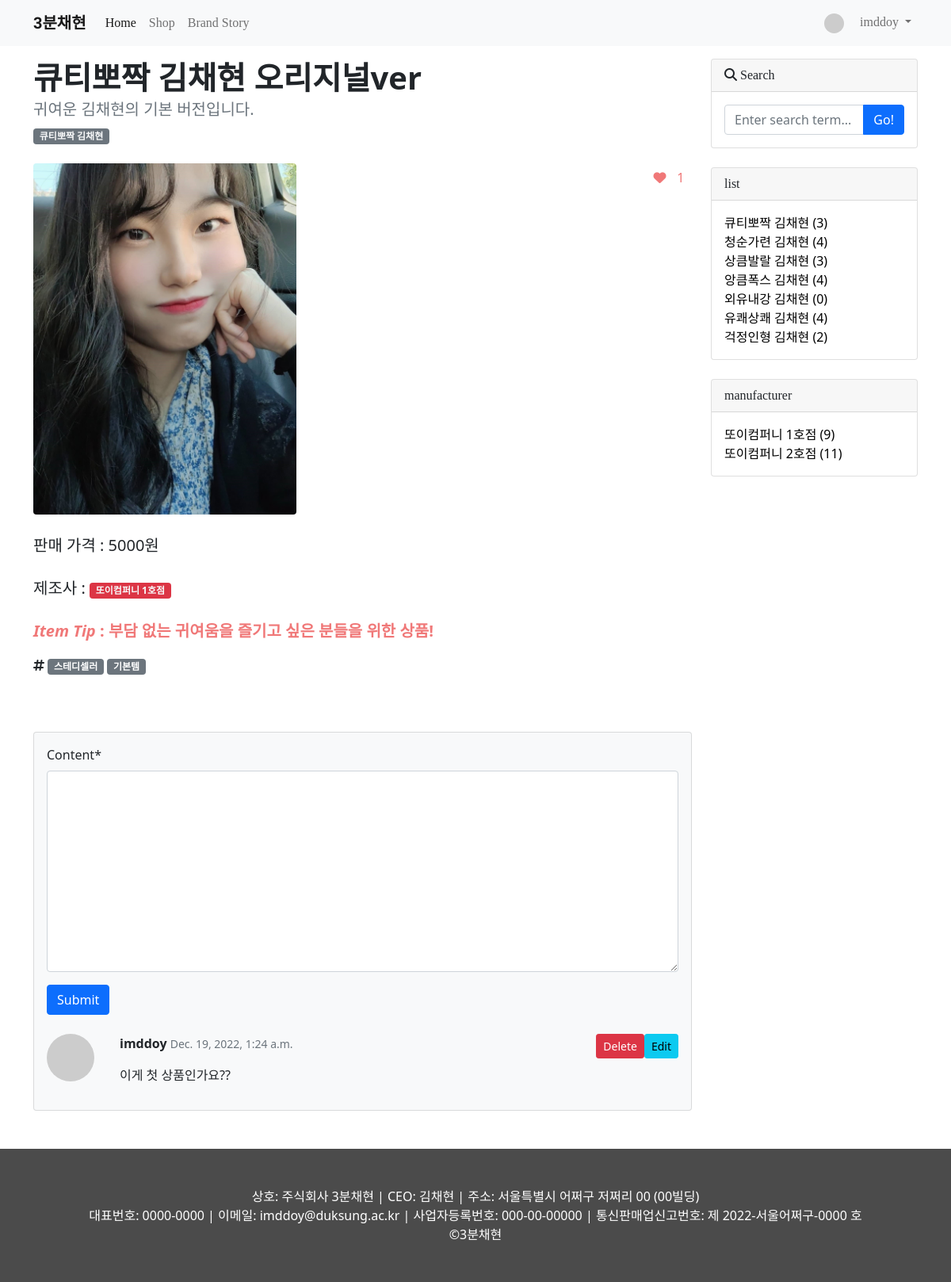
Screenshot of /shop/1/ (signed in) with the database file from the repository.
### shop/models.py (models this page shows, shortened)
class Item(models.Model):
    title = models.CharField(max_length=30)
    hook_text = models.CharField(max_length=100,blank=True)
    content = MarkdownxField()
    image = models.ImageField(upload_to='shop/images/%Y/%m/%d/')
    price = models.IntegerField()
    tip = models.CharField(max_length=100, blank=True)
    created_at = models.DateTimeField(auto_now_add=True) #시간을 한국으로 설정하기 위해서는 settings.py 가서 TIME_ZONE ='Asia/Seoul'로 변경
    updated_at = models.DateTimeField(auto_now=True) #auto_now_add=True auto_now=True admin에서 입력 필드 사라짐
    author = models.ForeignKey(User, null=True, on_delete=models.SET_NULL) #다대일 관계 정의 #user사라지면 None 되는 구조
    company = models.ForeignKey(Company, null=True, blank=True, on_delete=models.SET_NULL) #유효성 검사시 공간 허용
    category = models.ForeignKey(Category, null=True, blank=True, on_delete=models.SET_NULL) #유효성 검사시 공간 허용
    tags = models.ManyToManyField(Tag, blank=True)
    like_users = models.ManyToManyField(settings.AUTH_USER_MODEL, related_name="like_posts", blank=True)
    def get_absolute_url(self): #개별 레코드 고유 url정의
        return f'/shop/{self.pk}/'
    def get_content_markdown(self):
        return markdown(self.content)

class Category(models.Model):
    name = models.CharField(max_length=50, unique=True) #유일한값 가져야 함
    slug = models.SlugField(max_length=200,unique=True, allow_unicode=True) #읽을 수 있는 text로 url #한글 사용 가능
    def __str__(self):
        return self.name
    def get_absolute_url(self):
        return f'/shop/category/{self.slug}/'
    class Meta: #복수형 지정
        verbose_name_plural='Categories'

class Company(models.Model):
    name = models.CharField(max_length=50, unique=True) #유일한값 가져야 함
    location = models.CharField(max_length=50)
    contact = models.CharField(max_length=12)
    slug = models.SlugField(max_length=200,unique=True, allow_unicode=True) #읽을 수 있는 text로 url #한글 사용 가능
    content = models.CharField(max_length=100, blank=True)
    def __str__(self):
        return self.name
    def get_absolute_url(self):
        return f'/shop/company/{self.slug}/'
    class Meta: #복수형 지정
        verbose_name_plural='Companies'

class Tag(models.Model):
    name = models.CharField(max_length=50, unique=True)
    slug = models.SlugField(max_length=200, unique=True, allow_unicode=True)
    def __str__(self):
        return self.name
    def get_absolute_url(self):
        return f'/shop/tag/{self.slug}/'

class Comment(models.Model):
    item = models.ForeignKey(Item, on_delete=models.CASCADE)
    author = models.ForeignKey(User, on_delete=models.CASCADE)
    content = models.TextField()
    created_at = models.DateTimeField(auto_now_add=True)
    modified_at = models.DateTimeField(auto_now=True)
    def __str__(self):
        return f'{self.author} : {self.content}'
    def get_avatar_url(self):
        if self.author.socialaccount_set.exists():
            return self.author.socialaccount_set.first().get_avatar_url()
        else:
            return 'https://dummyimage.com/50x50/ced4da/6c757d.jpg'

### shop/views.py (the view)
# urls.py: path("<int:pk>/",views.ItemDetail.as_view()),
class ItemDetail(DetailView):
    model = Item
    def get_context_data(self, **kwargs):
        context = super(ItemDetail, self).get_context_data() #오버라이딩 후 추가요소 context 딕셔너리에 담아 템플릿에 보낼 수 있음
        context['categories']=Category.objects.all()
        context['companies'] = Company.objects.all()
        context['no_category_item_count'] = Item.objects.filter(category=None).count
        context['comment_form'] = CommentForm
        return context

### shop/templates/shop/item_detail.html (shortened to what this page needs)
{% extends 'shop/base.html' %}
{% load crispy_forms_tags %}
{% block main_area %}
        <div id="post-area">
            <header class="mb-4">
                <h1 class="fw-bolder mb-1">{{item.title | lower}}</h1>
                {% if item.hook_text %}
                <h5 class="text-muted">{{item.hook_text}}</h5>
                {% endif %}
                <a class="badge bg-secondary text-decoration-none link-light"
                   href="{{item.category.get_absolute_url}}">
                    {{item.category}}
                </a>
            </header>
            {% if user.is_authenticated %}
            <a href="{% url 'like_post' item.id %}" style="float:right; color: salmon; text-decoration: none;">
                    {% if user in item.like_users.all %}
                    <i class="fas fa-heart" style="color: #F07878; margin: 0.6em;"></i>
                    {% else %}
                    <i class="far fa-heart" style="color: #F07878; margin: 0.6em;"></i>
                    {% endif %}
                    <span style="color: #F07878; margin: 0.6em; margin-left: 0;">{{item.like_users.count}}</span>
            </a>
            {% endif %}
            <figure class="mb-4">
                <img class="img-fluid rounded" src="{{item.image.url}}" alt="{{item.title}}의 image" style="width: 40%; "/>
            </figure>
            <section class="mb-5">
                <p class="fs-5 mb-4">판매 가격 : {{item.price}}원</p>
                <span class="fs-5 mb-4">제조사 : </span>
                <a class="badge bg-danger text-decoration-none link-light"
                   href="{{item.company.get_absolute_url}}">
                    {{item.company}}
                </a><br><br>
                <blockquote class="blockquote">
                    <p style="color: #F07878; font-weight: bold;"><cite title="Source Title">Item Tip</cite> : {{item.tip}}</p>
                </blockquote>
                {% if item.tags.exists %}
                    <i class="fas fa-hashtag"></i>
                    {% for t in item.tags.iterator %}
                        <span class="badge badge-pill badge-secondary">
                            <a href="{{t.get_absolute_url}}" style="color: white; text-decoration: none;">{{t}}</a>
                        </span>
                    {% endfor %}
                    <br><br>
                {% endif %}
            </section>
        </div>
        <div id="comment-area" class="mb-5">
            <div class="card bg-light">
                <div class="card-body">
                    {% if user.is_authenticated %}
                    <form class="mb-4" id="comment-form" method="post"
                        action="{{item.get_absolute_url}}new_comment/">
                        <div class="form-group">
                            {{comment_form | crispy}}
                        </div>
                        <button type="submit" class="btn btn-primary">Submit</button>
                    </form>
                    {% else %}
                    <a role="button" class="btn btn-dark btn-block btn-sm" href="#"
                    data-toggle="modal" data-target="#loginModal">
                    Log in and Leave a comment
                    </a>
                    {% endif %}
                    {% if item.comment_set.exists %}
                    {% for comment in item.comment_set.iterator %}
                    <div class="media d-flex" id="comment-{{comment.pk}}">
                        <img class="mr-3 rounded-circle" src="{{comment.get_avatar_url}}" alt="{{comment.author}}" width="60px" />
                        <div class="media-body ms-3">
                            {% if user.is_authenticated and comment.author == user %}
                            <div class="float-right">
                                <a role="button" class="btn btn-sm btn-info float-right"
                                    href="/shop/update_comment/{{comment.pk}}/">
                                    Edit
                                </a>
                                <a role="button" class="btn btn-sm btn-danger float-right"
                                   data-toggle="modal" data-target="#deleteModal-{{comment.pk}}"
                                   href="#">
                                    Delete
                                </a>
                            </div>
                            {% endif %}
                            <div class="fw-bold">{{comment.author.username}}
                                <small class="text-muted">{{comment.created_at}}</small>
                            </div>
                            <p>{{comment.content | linebreaks}}</p>
                        </div>
                    </div>
                    {% endfor %}
                    {% endif %}
                </div>
            </div>
        </div>
{% endblock %}

### shop/templates/shop/navbar.html (shortened to what this page needs)
{% load socialaccount %}
<nav class="navbar navbar-expand-lg navbar-light bg-light">
        <div class="container">
        <a class="navbar-brand" href="/" style="font-family: 'Nanum Myeongjo', serif; font-weight: bold;">3분채현</a>
        <div class="collapse navbar-collapse" id="navbarNavDropdown" style="font-family: 'Merriweather', serif; font-family: 'Tinos', serif;">
            <ul class="navbar-nav mr-auto">
            <li class="nav-item active">
                <a class="nav-link" href="/">Home</a>
            </li>
            <li class="nav-item">
                <a class="nav-link" href="/shop/">Shop</a>
            </li>
            <li class="nav-item">
                <a class="nav-link" href="/brand_story/">Brand Story</a>
            </li>
            </ul>
            <ul class="navbar-nav ml-auto">
                {% if user.is_authenticated %}
                <li class="nav-item dropdown">
                <a class="nav-link dropdown-toggle" href="#" id="navbarDropdownMenuLink" role="button" data-toggle="dropdown" aria-haspopup="true" aria-expanded="false">
                    {% if user.socialaccount_set.first.get_avatar_url %}
                    <img class="rounded-circle mr-3" src="{{user.socialaccount_set.all.0.get_avatar_url}}" width="25px" />
                    {% else %}
                    <img class="rounded-circle mr-3" src="https://dummyimage.com/50x50/ced4da/6c757d.jpg" width="25px" />
                    {% endif %}
                {{user.username}}
                </a>
                </li>
                {% else %}
                <li class="nav-item">
                    <a class="nav-link" href="#" data-toggle="modal" data-target="#loginModal">LogIn</a>
                </li>
                {% endif %}
            </ul>
        </div>
        </div>
        </nav>

### shop/templates/shop/sidebar.html (shortened to what this page needs)
                    <div class="card mb-4">
                        <div class="card-header" style="font-family: 'Merriweather', serif; font-family: 'Tinos', serif;"><i class="fa-solid fa-magnifying-glass"></i> Search</div>
                        <div class="card-body">
                            <div class="input-group">
                                <input id="search-input" class="form-control" type="text" placeholder="Enter search term..." aria-label="Enter search term..." aria-describedby="button-search" />
                                <button class="btn btn-primary" id="button-search" type="button" onclick="searchItem()">Go!</button>
                            </div>
                        </div>
                    </div>
                    <div class="card mb-4" id="category_card">
                        <div class="card-header" style="font-family: 'Merriweather', serif; font-family: 'Tinos', serif;">list</div>
                        <div class="card-body">
                            <div class="row">
                                    <ul class="list-unstyled mb-0">
                                        {% for c in categories%}
                                        <li><a href="{{c.get_absolute_url}}" style="color: black; text-decoration: none;">{{c}} ({{c.item_set.count}})</a></li>
                                        {% endfor %}
                                    </ul>
                            </div>
                        </div>
                    </div>
                    <div class="card mb-4" id="company_card">
                        <div class="card-header" style="font-family: 'Merriweather', serif; font-family: 'Tinos', serif;">manufacturer</div>
                        <div class="card-body">
                            <div class="row">
                                    <ul class="list-unstyled mb-0">
                                        {% for c in companies%}
                                        <li><a href="{{c.get_absolute_url}}" style="color: black; text-decoration: none;">{{c}} ({{c.item_set.count}})</a></li>
                                        {% endfor %}
                                    </ul>
                            </div>
                        </div>
                    </div>

### rows the page displays
Item: title "큐티뽀짝 김채현 오리지널ver", hook_text "귀여운 김채현의 기본 버전입니다.", category "큐티뽀짝 김채현", like_users.count "1", image (picture), price "5000", company "또이컴퍼니 1호점", tip "부담 없는 귀여움을 즐기고 싶은 분들을 위한 상품!"
Tag: name "스테디셀러"
Tag: name "기본템"
Comment: author.username "imddoy", created_at "Dec. 19, 2022, 1:24 a.m.", content "이게 첫 상품인가요??"
Category: name "큐티뽀짝 김채현", item_set.count "3"
Category: name "청순가련 김채현", item_set.count "4"
Category: name "상큼발랄 김채현", item_set.count "3"
Category: name "앙큼폭스 김채현", item_set.count "4"
Category: name "외유내강 김채현", item_set.count "0"
Category: name "유쾌상쾌 김채현", item_set.count "4"
Category: name "걱정인형 김채현", item_set.count "2"
Company: name "또이컴퍼니 1호점", item_set.count "9"
Company: name "또이컴퍼니 2호점", item_set.count "11"

### other values shown
{{ user.username }} "imddoy"
